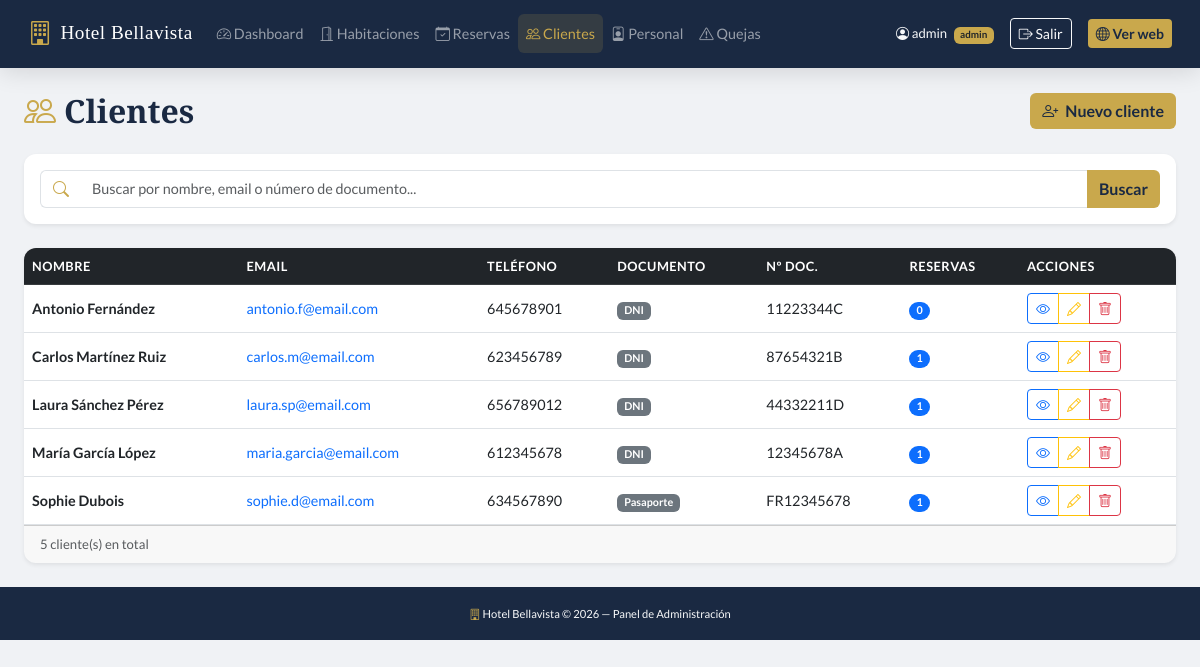
/admin/customers/index.php (signed in), run on the app's committed database.
### tables this page shows
CREATE TABLE `customer` (
  `customer_id`    INT(10) NOT NULL AUTO_INCREMENT,
  `customer_name`  VARCHAR(100) NOT NULL,
  `email`          VARCHAR(100) NOT NULL,
  `contact_no`     VARCHAR(20) NOT NULL,
  `id_card_type_id` INT(10) NOT NULL,
  `id_card_no`     VARCHAR(30) NOT NULL,
  `address`        VARCHAR(200) NOT NULL,
  `nationality`    VARCHAR(100) DEFAULT 'Española',
  `birth_date`     DATE DEFAULT NULL,
  `created_at`     TIMESTAMP NOT NULL DEFAULT CURRENT_TIMESTAMP,
  PRIMARY KEY (`customer_id`),
  FOREIGN KEY (`id_card_type_id`) REFERENCES `id_card_type`(`id_card_type_id`)
);

CREATE TABLE `id_card_type` (
  `id_card_type_id` INT(10) NOT NULL AUTO_INCREMENT,
  `id_card_type`    VARCHAR(100) NOT NULL,
  PRIMARY KEY (`id_card_type_id`)
);

### admin/customers/index.php (the view, shortened to what this page needs)
<?php
$db = getDB();
$busqueda = trim($_GET['q'] ?? '');
if ($busqueda !== '') {
    $stmt = $db->prepare("
        SELECT c.*, ict.id_card_type,
               (SELECT COUNT(*) FROM booking b WHERE b.customer_id = c.customer_id) as num_reservas
        FROM customer c
        JOIN id_card_type ict ON c.id_card_type_id = ict.id_card_type_id
        WHERE c.customer_name LIKE ? OR c.email LIKE ? OR c.id_card_no LIKE ?
        ORDER BY c.customer_name
    ");
    $like = "%{$busqueda}%";
    $stmt->execute([$like, $like, $like]);
} else {
    $stmt = $db->query("
        SELECT c.*, ict.id_card_type,
               (SELECT COUNT(*) FROM booking b WHERE b.customer_id = c.customer_id) as num_reservas
        FROM customer c
        JOIN id_card_type ict ON c.id_card_type_id = ict.id_card_type_id
        ORDER BY c.customer_name
    ");
}
$clientes = $stmt->fetchAll();
require_once '../../includes/header.php';
?>
<div class="d-flex justify-content-between align-items-center mb-4">
    <h2 class="font-playfair mb-0"><i class="bi bi-people text-gold me-2"></i>Clientes</h2>
    <a href="create.php" class="btn btn-gold">
        <i class="bi bi-person-plus me-1"></i> Nuevo cliente
    </a>
</div>
<div class="card border-0 shadow-sm mb-4">
    <div class="card-body">
        <form method="GET" id="formBusqueda">
            <div class="input-group">
                <span class="input-group-text bg-white border-end-0">
                    <i class="bi bi-search text-gold"></i>
                </span>
                <input type="text" class="form-control border-start-0" id="busqueda" name="q"
                       placeholder="Buscar por nombre, email o número de documento..."
                       value="<?= htmlspecialchars($busqueda) ?>">
                <button type="submit" class="btn btn-gold">Buscar</button>
            </div>
        </form>
    </div>
</div>
<div class="card border-0 shadow-sm">
    <div class="card-body p-0">
        <div class="table-responsive">
            <table class="table table-hover align-middle mb-0">
                <thead class="table-dark">
                    <tr>
                        <th>Nombre</th>
                        <th>Email</th>
                        <th>Teléfono</th>
                        <th>Documento</th>
                        <th>Nº Doc.</th>
                        <th>Reservas</th>
                        <th>Acciones</th>
                    </tr>
                </thead>
                <tbody>
                    <?php foreach ($clientes as $c): ?>
                    <tr>
                        <td class="fw-bold"><?= htmlspecialchars($c['customer_name']) ?></td>
                        <td>
                            <a href="mailto:<?= htmlspecialchars($c['email']) ?>" class="text-decoration-none">
                                <?= htmlspecialchars($c['email']) ?>
                            </a>
                        </td>
                        <td><?= htmlspecialchars($c['contact_no']) ?></td>
                        <td><span class="badge bg-secondary"><?= htmlspecialchars($c['id_card_type']) ?></span></td>
                        <td><?= htmlspecialchars($c['id_card_no']) ?></td>
                        <td>
                            <span class="badge bg-primary rounded-pill"><?= $c['num_reservas'] ?></span>
                        </td>
                        <td>
                            <div class="btn-group btn-group-sm">
                                <a href="view.php?id=<?= $c['customer_id'] ?>" class="btn btn-outline-primary" title="Ver">
                                    <i class="bi bi-eye"></i>
                                </a>
                                <a href="edit.php?id=<?= $c['customer_id'] ?>" class="btn btn-outline-warning" title="Editar">
                                    <i class="bi bi-pencil"></i>
                                </a>
                                <?php if ($_SESSION['user_role'] == 'admin'): ?>
                                <a href="/hotel/admin/customers/delete.php?id=<?= $c['customer_id'] ?>"
                                   class="btn btn-outline-danger"
                                   title="Eliminar"
                                   onclick="return confirm('¿Seguro que quieres eliminar a <?= addslashes($c['customer_name']) ?>?')">
                                    <i class="bi bi-trash"></i>
                                </a>
                                <?php endif; ?>
                            </div>
                        </td>
                    </tr>
                    <?php endforeach; ?>
                </tbody>
            </table>
        </div>
    </div>
    <div class="card-footer text-muted small">
        <?= count($clientes) ?> cliente(s) <?= $busqueda ? "encontrado(s)" : "en total" ?>
    </div>
</div>
<?php require_once '../../includes/footer.php'; ?>

### assets/css/style.css (style rules this page uses)
:root { --color-primario: #1a2942; --color-secundario: #2c4a7c; --color-gold: #c9a84c; --color-gold-light: #f0d080; --color-blanco: #ffffff; --color-gris-claro: #f8f9fa; --color-gris: #6c757d; --color-texto: #2d3748; --fuente-titulos: 'Playfair Display', Georgia, serif; --fuente-texto: 'Lato', 'Helvetica Neue', sans-serif; --sombra-suave: 0 2px 15px rgba(0,0,0,0.08); --sombra-media: 0 4px 25px rgba(0,0,0,0.12); --radio-borde: 12px; --transicion: 0.3s ease; }
*, *::before, *::after { box-sizing: border-box; }
body { font-family: var(--fuente-texto); color: var(--color-texto); background-color: #f0f2f5; font-size: 15px; line-height: 1.6; }
h1, h2, h3, h4, h5 { font-family: var(--fuente-titulos); font-weight: 700; color: var(--color-primario); }
.font-playfair { font-family: var(--fuente-titulos) !important; }
.text-gold { color: var(--color-gold) !important; }
.btn-gold { background-color: var(--color-gold); color: var(--color-primario); font-weight: 700; border: none; transition: background-color var(--transicion), transform var(--transicion); }
.card { border-radius: var(--radio-borde); overflow: hidden; }
.table th { font-size: 0.8rem; text-transform: uppercase; letter-spacing: 0.5px; font-family: var(--fuente-texto); font-weight: 700; }
.table td { vertical-align: middle; font-size: 0.9rem; }
.form-control, .form-select { border-radius: 8px; border-color: #dee2e6; font-size: 0.9rem; transition: border-color var(--transicion), box-shadow var(--transicion); }

### data on the page
customer: customer_name "Antonio Fernández", email "antonio.f@email.com", contact_no "645678901", id_card_type.id_card_type "DNI", id_card_no "11223344C", num_reservas "0"
customer: customer_name "Carlos Martínez Ruiz", email "carlos.m@email.com", contact_no "623456789", id_card_type.id_card_type "DNI", id_card_no "87654321B", num_reservas "1"
customer: customer_name "Laura Sánchez Pérez", email "laura.sp@email.com", contact_no "656789012", id_card_type.id_card_type "DNI", id_card_no "44332211D", num_reservas "1"
customer: customer_name "María García López", email "maria.garcia@email.com", contact_no "612345678", id_card_type.id_card_type "DNI", id_card_no "12345678A", num_reservas "1"
customer: customer_name "Sophie Dubois", email "sophie.d@email.com", contact_no "634567890", id_card_type.id_card_type "Pasaporte", id_card_no "FR12345678", num_reservas "1"

### other printed values
currentUser() "admin"
$userRole "admin"
count($clientes) "5"
